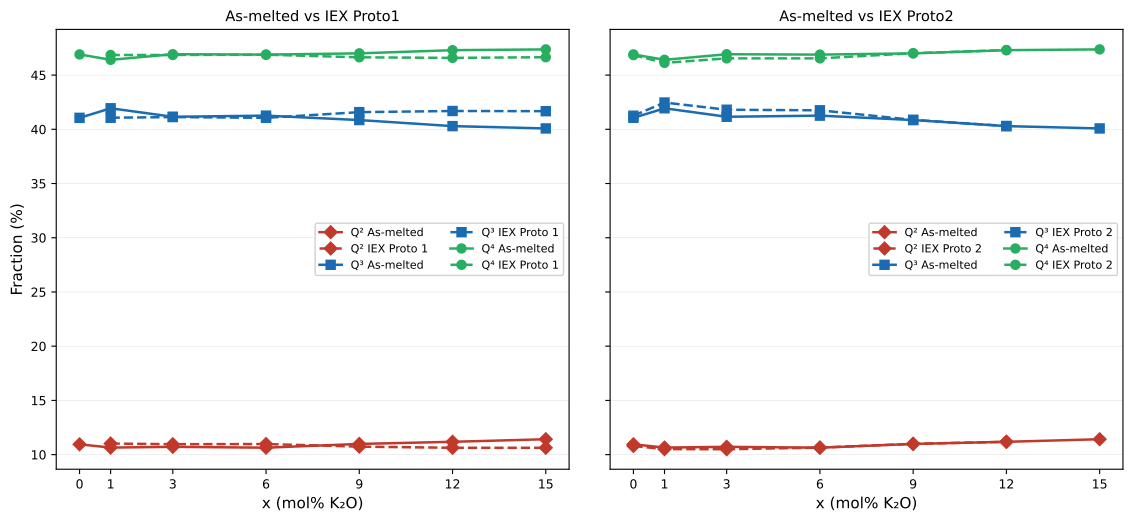

Source code (Python):
"""
fig_Qn.py
Qn speciation (n=2,3,4) at 300 K.
Panel (a): As-melted vs IEX Proto1
Panel (b): As-melted vs IEX Proto2
One curve per x value, style distinguishes protocol.
"""

import numpy as np
import matplotlib.pyplot as plt
from pathlib import Path
import sys

HERE = Path(__file__).parent
sys.path.insert(0, str(HERE / "BOND_ANGLE_DIST"))
from structure_analysis import avg_Qn

BASE = HERE.parent / "STAGE7_QUENCH_300K" / "data"

PROTOCOLS = {
    'AM':   {'dir': BASE / 'asmelted_300K',
             'fname': lambda x, r: f"AsMelted_300K_x{x}_r{r}_PMMCS_rc8p0.data",
             'x_list': [0, 1, 3, 6, 9, 12, 15]},
    'IEX1': {'dir': BASE / 'iex1_300K',
             'fname': lambda x, r: f"IEX1_300K_xt{x}_r{r}_PMMCS_rc8p0.data",
             'x_list': [1, 3, 6, 9, 12, 15]},
    'IEX2': {'dir': BASE / 'iex2_300K',
             'fname': lambda x, r: f"IEX2_300K_xp{x}_r{r}_PMMCS_rc8p0.data",
             'x_list': [0, 1, 3, 6, 9, 12]},
}

X_COLORS = {0: '#1a1a2e', 1: '#1a6bb0', 3: '#27ae60',
            6: '#e67e22', 9: '#8e44ad', 12: '#c0392b', 15: '#2c3e50'}

QN_LABELS = {2: 'Q²', 3: 'Q³', 4: 'Q⁴'}
QN_MARKERS = {2: 'D', 3: 's', 4: 'o'}

REPS = [1, 2, 3]


def get_paths(proto, x):
    info = PROTOCOLS[proto]
    paths = []
    for r in REPS:
        p = info['dir'] / info['fname'](x, r)
        if p.exists():
            paths.append(p)
    return paths


def load_qn(proto, x):
    paths = get_paths(proto, x)
    if not paths:
        return None
    print(f"  Computing Qn: {proto} x={x} ({len(paths)} replicas)...")
    return avg_Qn(paths)   # array [Q0..Q4 fractions]


# ── Compute all Qn ───────────────────────────────────────────────────────────

print("Computing Qn speciation (this may take a few minutes)...")

qn = {}
for proto, info in PROTOCOLS.items():
    qn[proto] = {}
    for x in info['x_list']:
        qn[proto][x] = load_qn(proto, x)

# ── Figure ───────────────────────────────────────────────────────────────────

fig, axes = plt.subplots(1, 2, figsize=(12, 5.5), sharey=True)
fig.subplots_adjust(left=0.08, right=0.97, top=0.93, bottom=0.13,
                    wspace=0.08)

panel_configs = [
    ('AM', 'IEX1', 'As-melted vs IEX Proto1', axes[0]),
    ('AM', 'IEX2', 'As-melted vs IEX Proto2', axes[1]),
]

for proto_a, proto_b, title, ax in panel_configs:
    x_union = sorted(set(PROTOCOLS[proto_a]['x_list']) |
                     set(PROTOCOLS[proto_b]['x_list']))

    for n in [2, 3, 4]:
        xa_vals, ya_vals = [], []
        xb_vals, yb_vals = [], []

        for x in PROTOCOLS[proto_a]['x_list']:
            if qn[proto_a].get(x) is not None:
                xa_vals.append(x)
                ya_vals.append(qn[proto_a][x][n] * 100)

        for x in PROTOCOLS[proto_b]['x_list']:
            if qn[proto_b].get(x) is not None:
                xb_vals.append(x)
                yb_vals.append(qn[proto_b][x][n] * 100)

        col = {2: '#c0392b', 3: '#1a6bb0', 4: '#27ae60'}[n]
        mk  = QN_MARKERS[n]
        lbl = QN_LABELS[n]

        if xa_vals:
            ax.plot(xa_vals, ya_vals, marker=mk, ms=6.5, lw=1.8,
                    color=col, ls='-', label=f'{lbl} As-melted', zorder=4)
        if xb_vals:
            ax.plot(xb_vals, yb_vals, marker=mk, ms=6.5, lw=1.8,
                    color=col, ls='--', label=f'{lbl} {proto_b.replace("IEX","IEX Proto").replace("1"," 1").replace("2"," 2")}',
                    zorder=4)

    ax.set_xlabel('x (mol% K₂O)', fontsize=11)
    ax.set_ylabel('Fraction (%)', fontsize=11)
    ax.set_xticks([0, 1, 3, 6, 9, 12, 15])
    ax.tick_params(labelsize=9)
    ax.grid(axis='y', lw=0.35, color='#dddddd', zorder=0)
    ax.set_title(title, fontsize=10.5)
    ax.legend(fontsize=8, frameon=True, framealpha=0.9, edgecolor='#cccccc',
              ncol=2)

axes[1].set_ylabel('')

out = HERE / "fig_Qn.pdf"
fig.savefig(out, dpi=300, bbox_inches='tight')
fig.savefig(HERE / "fig_Qn.png", dpi=150, bbox_inches='tight')
print(f"\nGuardado: {out}")
plt.close(fig)
